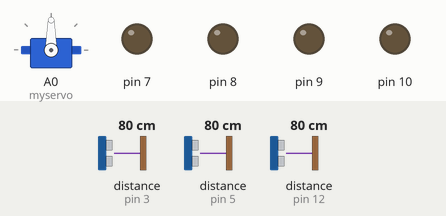
Simulated run of this sketch. Board: Arduino Uno, built with avr-gcc and run on an emulated ATmega328P. Parts: servo, output pins drawn as LEDs (lit = HIGH). Wiring (inferred from the names in the program): 3 × ultrasonic range finder: trigger pin 4, echo pin 3 / trigger pin 6, echo pin 5 / trigger pin 11, echo pin 12. The test bench sets the inputs (shaded band); at power-on: distance to the obstacle (sensors on pin 3, pin 5, pin 12) 80 cm. The echo pulse lasts 58.3 µs per cm; pins used as bus, display or sensor lines are not drawn; what the sketch prints to the serial monitor is not drawn.

Above: at 1.3 s.
1.4 s: distance to the obstacle (sensor on pin 3) set to 12 cm
2.9 s: distance to the obstacle (sensor on pin 3) set to 9 cm
At 3.7 s:
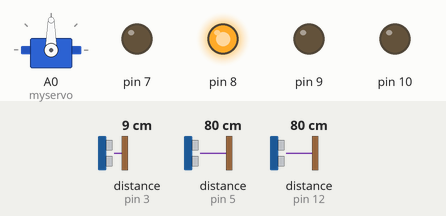
4.4 s: distance to the obstacle (sensor on pin 5) set to 12 cm
5.9 s: distance to the obstacle (sensor on pin 5) set to 9 cm
At 7.1 s:
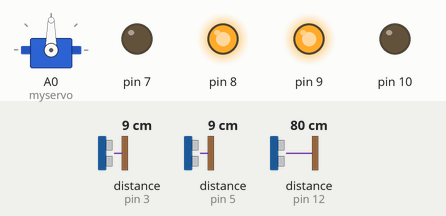
7.4 s: distance to the obstacle (sensor on pin 12) set to 12 cm
8.9 s: distance to the obstacle (sensor on pin 12) set to 9 cm
At 9.2 s:
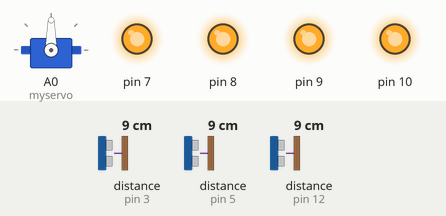
Timing chart, 0 to 11.4 s (numbered marks = the images above; inputs shaded):
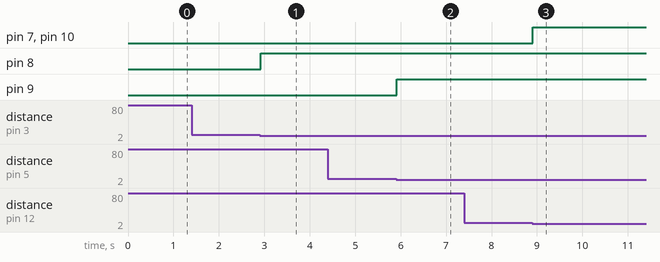

The sketch:

street_light_using_ultrasonic.ino
```cpp
   #include <Servo.h>
    Servo myservo;
    int pos = 0;
   const int trigPinr1 = 4;
  const int echoPinr1 = 3;
  const int trigPinr2 = 6;
  const int echoPinr2 = 5;
  const int trigPinr3 =11;
  const int echoPinr3 = 12;
  long durationr1;
  int distancer1;
  long durationr2;
  int distancer2;
  long durationr3;
  int distancer3;
  void setup() {
   myservo.attach(A0);
   pinMode(trigPinr1, OUTPUT);
  pinMode(echoPinr1, INPUT);
   pinMode(trigPinr2, OUTPUT);
  pinMode(echoPinr2, INPUT);
  pinMode(trigPinr3, OUTPUT);
  pinMode(echoPinr3, INPUT);
 pinMode(7, OUTPUT);
 pinMode(8, OUTPUT);
 pinMode(9, OUTPUT);
 pinMode(10, OUTPUT);
  Serial.begin(115200);
  delay(100);
}
void loop() {

   digitalWrite(trigPinr1, LOW);
  delayMicroseconds(2);
  digitalWrite(trigPinr1, HIGH);
  delayMicroseconds(10);
  digitalWrite(trigPinr1, LOW);
  durationr1 = pulseIn(echoPinr1, HIGH);
  distancer1= durationr1*0.034/2;
  Serial.print("Distancer1: ");
  Serial.println(distancer1);

  digitalWrite(trigPinr2, LOW);
  delayMicroseconds(2);
  digitalWrite(trigPinr2, HIGH);
  delayMicroseconds(10);
  digitalWrite(trigPinr2, LOW);
  durationr2 = pulseIn(echoPinr2, HIGH);
  distancer2= durationr2*0.034/2;
  Serial.print("Distancer2: ");
  Serial.println(distancer2);

  digitalWrite(trigPinr3, LOW);
  delayMicroseconds(2);
  digitalWrite(trigPinr3, HIGH);
  delayMicroseconds(10);
  digitalWrite(trigPinr3, LOW);
  durationr3 = pulseIn(echoPinr3, HIGH);
  distancer3= durationr3*0.034/2;
  Serial.print("Distancer3: ");
  Serial.println(distancer3);

   if( distancer1 <10 )
     {
       Serial.println("object on 1");
        digitalWrite (8,HIGH);

     }
 if( distancer1 >11 )
     {
       Serial.println(" no object on 1");
      digitalWrite (8,LOW);
     }
 if( distancer2 <10)
     {
       Serial.println("object on 2");
        digitalWrite (9,HIGH);
     }
      if( distancer2 >11)
     {
       Serial.println("no object on 2");
        digitalWrite (9,LOW);
     }

    if( distancer3 <10)
     {
       Serial.println("object on 3");
        digitalWrite (10,HIGH);

     }
      if( distancer3 >11)
     {
       Serial.println("no object on 3");
        digitalWrite (10,LOW);

     }
if( distancer3 <10 && distancer1 <10 && distancer2 <10 )
     {
       Serial.println("BUZZZZZZZEEEERRRRRRR ON");
        digitalWrite (7,HIGH);

     }
      if( distancer3 >11)
     {
       Serial.println("BUUUUZZZZZEEEEERRRR OFF ");
        digitalWrite (7,LOW);

     }

}
```

Measured:
- the behaviour switches between 11 and 10 cm on distance to the obstacle (sensor on pin 3) (found by bisection; images 0 and 1)
- the behaviour switches between 11 and 10 cm on distance to the obstacle (sensor on pin 5) (found by bisection; images 1 and 2)
- the behaviour switches between 11 and 10 cm on distance to the obstacle (sensor on pin 12) (found by bisection; images 2 and 3)
- after the input at 2.9 s, pin 8: LOW → HIGH at once
- after the input at 5.9 s, pin 9: LOW → HIGH at once
- after the input at 8.9 s, pin 7, pin 10: LOW → HIGH at once
